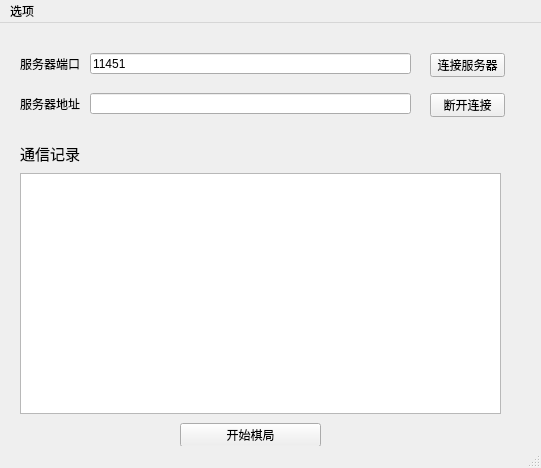
<?xml version="1.0" encoding="UTF-8"?>
<ui version="4.0">
 <class>ClientWindow</class>
 <widget class="QMainWindow" name="ClientWindow">
  <property name="geometry">
   <rect>
    <x>0</x>
    <y>0</y>
    <width>541</width>
    <height>468</height>
   </rect>
  </property>
  <property name="windowTitle">
   <string>MainWindow</string>
  </property>
  <widget class="QWidget" name="centralwidget">
   <widget class="QLabel" name="label">
    <property name="geometry">
     <rect>
      <x>20</x>
      <y>20</y>
      <width>71</width>
      <height>41</height>
     </rect>
    </property>
    <property name="text">
     <string>服务器端口</string>
    </property>
   </widget>
   <widget class="QLineEdit" name="defalutEdit">
    <property name="geometry">
     <rect>
      <x>90</x>
      <y>30</y>
      <width>321</width>
      <height>21</height>
     </rect>
    </property>
    <property name="text">
     <string>11451</string>
    </property>
   </widget>
   <widget class="QPushButton" name="connectBtn">
    <property name="geometry">
     <rect>
      <x>430</x>
      <y>30</y>
      <width>75</width>
      <height>24</height>
     </rect>
    </property>
    <property name="text">
     <string>连接服务器</string>
    </property>
   </widget>
   <widget class="QLabel" name="label_2">
    <property name="geometry">
     <rect>
      <x>20</x>
      <y>70</y>
      <width>81</width>
      <height>21</height>
     </rect>
    </property>
    <property name="text">
     <string>服务器地址</string>
    </property>
   </widget>
   <widget class="QLineEdit" name="locationEdit">
    <property name="geometry">
     <rect>
      <x>90</x>
      <y>70</y>
      <width>321</width>
      <height>21</height>
     </rect>
    </property>
    <property name="text">
     <string/>
    </property>
   </widget>
   <widget class="QPushButton" name="disconnectBtn">
    <property name="geometry">
     <rect>
      <x>430</x>
      <y>70</y>
      <width>75</width>
      <height>24</height>
     </rect>
    </property>
    <property name="text">
     <string>断开连接</string>
    </property>
   </widget>
   <widget class="QLabel" name="label_3">
    <property name="geometry">
     <rect>
      <x>20</x>
      <y>120</y>
      <width>71</width>
      <height>21</height>
     </rect>
    </property>
    <property name="font">
     <font>
      <pointsize>11</pointsize>
     </font>
    </property>
    <property name="text">
     <string>通信记录</string>
    </property>
   </widget>
   <widget class="QPlainTextEdit" name="plainTextEdit">
    <property name="geometry">
     <rect>
      <x>20</x>
      <y>150</y>
      <width>481</width>
      <height>241</height>
     </rect>
    </property>
   </widget>
   <widget class="QPushButton" name="startGameBtn">
    <property name="geometry">
     <rect>
      <x>180</x>
      <y>400</y>
      <width>141</width>
      <height>24</height>
     </rect>
    </property>
    <property name="text">
     <string>开始棋局</string>
    </property>
   </widget>
  </widget>
  <widget class="QMenuBar" name="menubar">
   <property name="geometry">
    <rect>
     <x>0</x>
     <y>0</y>
     <width>541</width>
     <height>22</height>
    </rect>
   </property>
   <widget class="QMenu" name="menu">
    <property name="title">
     <string>选项</string>
    </property>
    <addaction name="actionexit"/>
   </widget>
   <addaction name="menu"/>
  </widget>
  <widget class="QStatusBar" name="statusbar"/>
  <action name="actionexit">
   <property name="text">
    <string>返回</string>
   </property>
  </action>
 </widget>
 <resources/>
 <connections/>
</ui>
